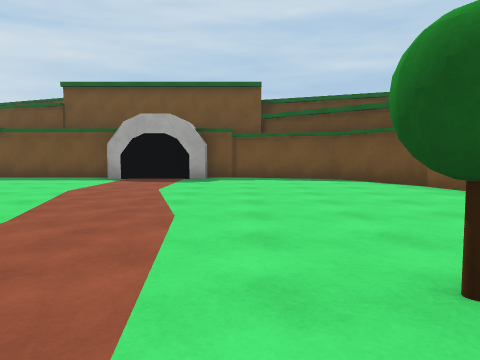
view 1 (above)

22 first-person views from a walk through a Unity game level. The camera is 1.2 m above the floor, tilts 4° down and sees 70° across. The floor is counted in squares, 2 m on a side. Each view is taken from the middle of a square. On the plan, view 1 faces up. The plan holds only what a view shows up to about 10 squares ahead; the rest is blank. The place goes on beyond the plan. Surface patterns are stand-ins for the level's own textures.

view 2
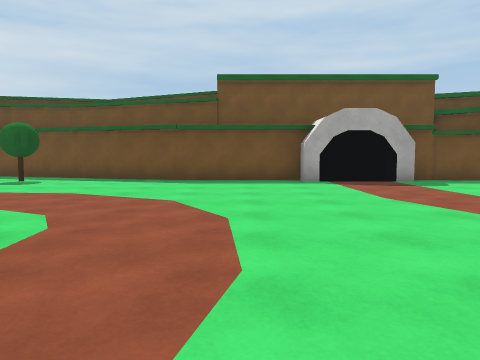

view 3
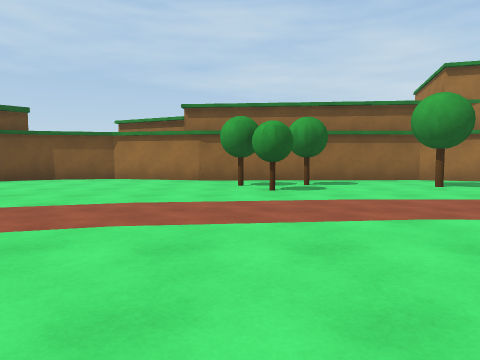

view 4
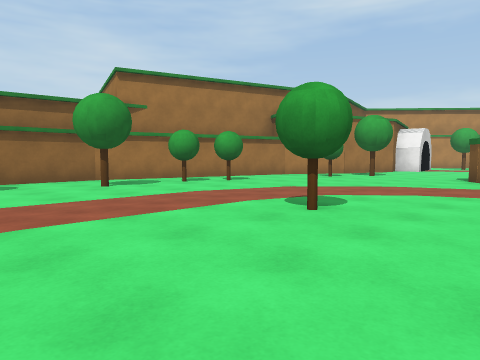

view 5
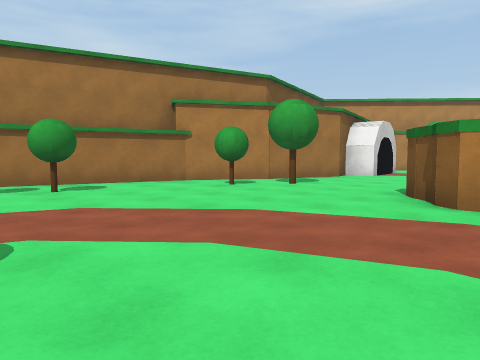

view 6
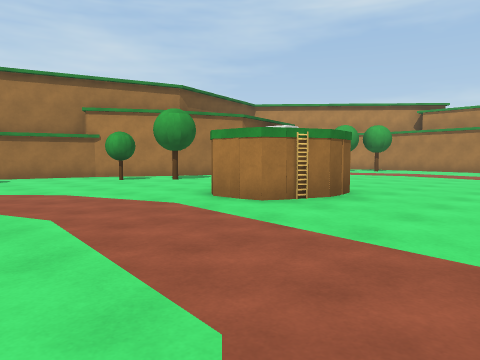

view 7
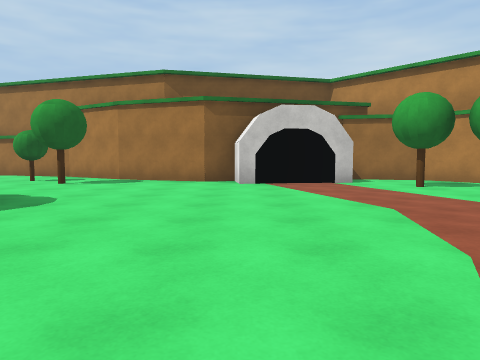

view 8
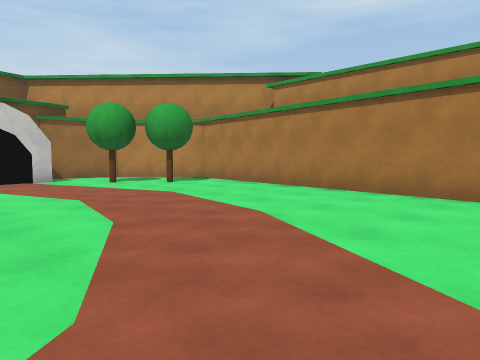

view 9
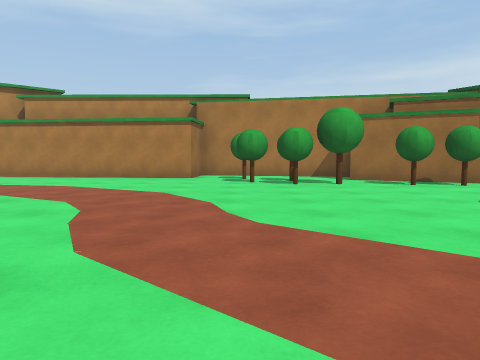

view 10
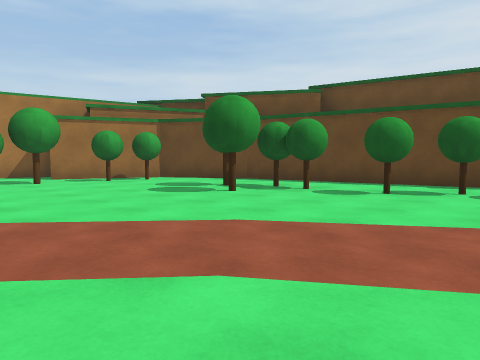

view 11
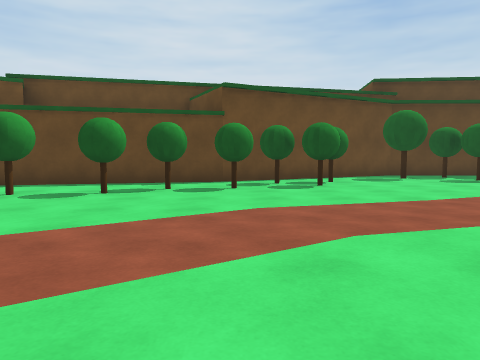

view 12
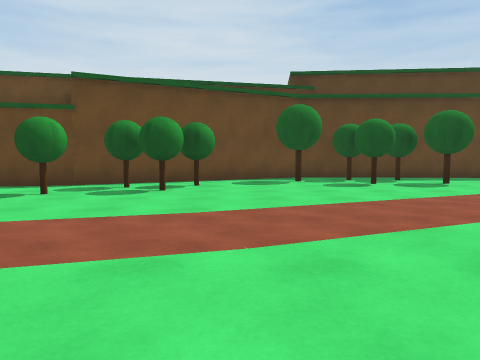

view 13
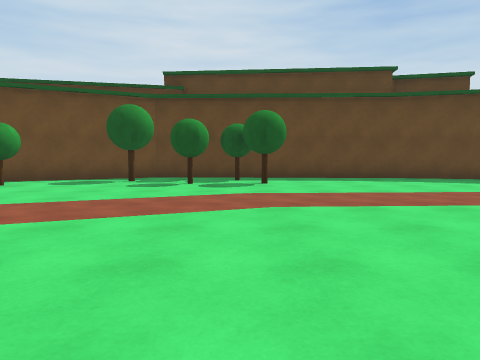

view 14
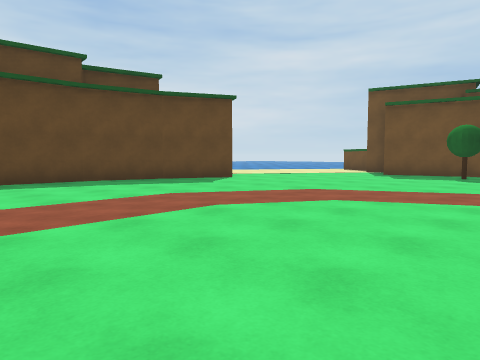

view 15
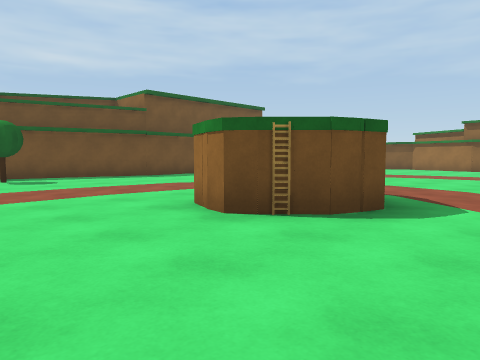

view 16
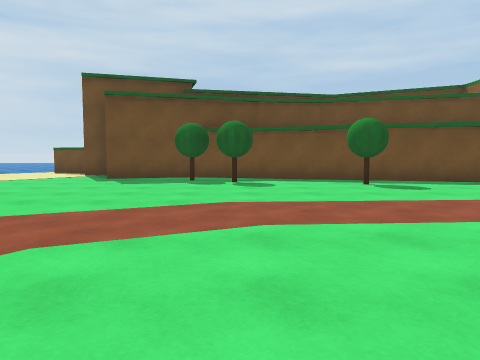

view 17
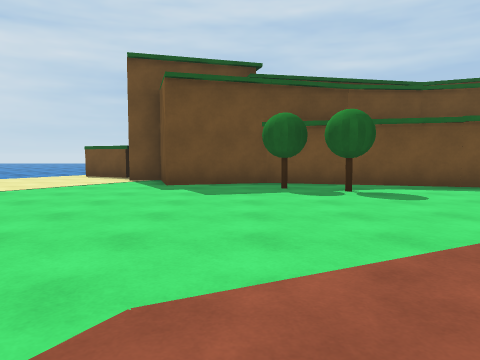

view 18
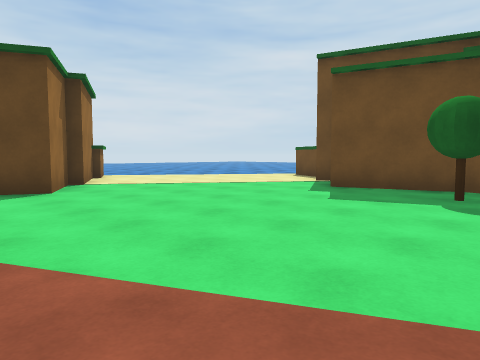

view 19
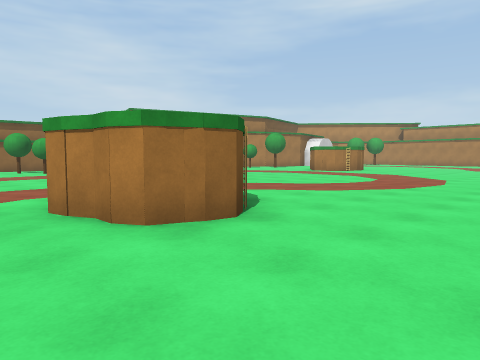

view 20
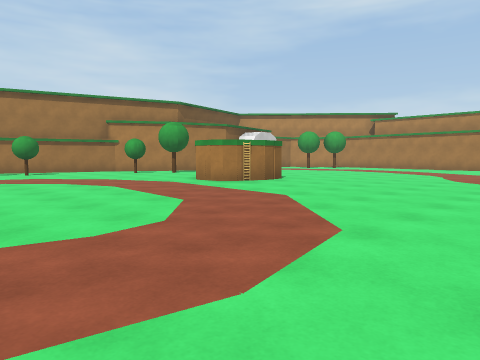

view 21
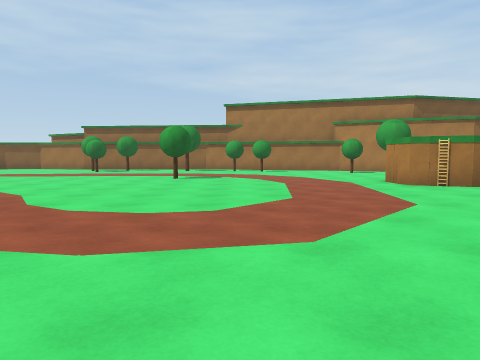

view 22
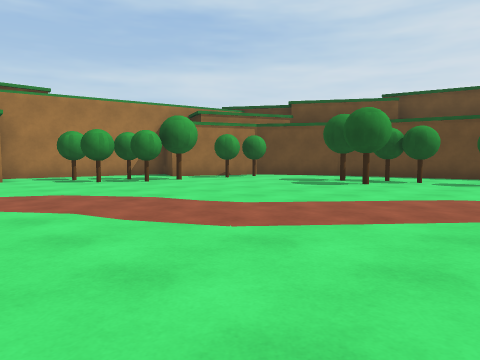

### Floor plan
Points are (right, up) in squares from view 1. A wall is a line through its corners. A room is listed if a view was taken in it or the views show most of it. See-through windows are left out.
Room 1 (views 1, 2, 3, 4, 5, 6, 7, 8, 9, 10, 11, 12, 13, 14, 15, 16, 17, 18, 19, 20, 21, 22)
walls: (-18, -8.4) (-16.6, -14.4) (-15.3, -16.5) (-12.7, -17.6); (-6.4, 9.5) (-14.4, 11.7) (-16.5, 11.1) (-17, 12.6) (-17.8, 12.4); (1.9, -8.1) (3.6, -2.4); (3.5, -2.5) (3.4, 3.1); (-20.4, 3.2) (-20.6, -3.4) (-18, -8.5); (0.8, -9.9) (2, -8); (-3.5, 9.6) (-6.6, 9.6); (-19.9, 5.1) (-20.4, 3.1); (3.4, 2.9) (4, 5.3) (3.6, 7.1); (0, -12.2) (0.8, -9.8); (-0.1, 9.6) (-1, 9.6); (-20.6, 7.5) (-19.1, 6.8) (-19.9, 5); (3.6, 7) (2.4, 8.9) (-0.3, 9.7); (-8.8, -19.1) (-8.7, -18.3) (-1.4, -19.1) (0.5, -17.5) (0.8, -15.8); (-22.4, 8.8) (-20.4, 7.7); (-13.2, -18.8) (-8.8, -19.7); (-18, 13.3) (-19.5, 14.1); (-23, 9.3) (-22.2, 8.9)
objects: other object (-20, -2); other object (-20, -1) to (-19, -1); other object (-19, -4); other object (-19, 0); other object (-18, -7); other object (-18, -6); other object (-18, -2); other object (-17, -6); other object (-16, -10); other object (-16, -9); other object (-16, -8); other object (-15, -16); other object (-15, -13); other object (-15, -12); other object (-14, -16); other object (-14, -12); other object (-14, 10); other object (-13, 10); other object (-12, -16); other object (-11, -17); other object (-11, -16); other object (-10, -18); other object (-10, -17); ladder (-10, 2); other object (-10, 9); brown block (-9, 2); brown block (-9, 3); brown block (-9, 4); other object (-8, 2); brown block (-8, 4); ladder (-6, -8); other object (-5, -9); brown block (-5, -8); brown block (-4, -8); brown block (-3, -8); other object (-3, -2); other object (-3, 9); other object (-3, 10); other object (-2, -18); other object (-2, 9) to (-2, 10); other object (-1, -17); other object (-1, -9); other object (-1, 9); other object (0, -15); other object (0, -14); other object (0, -13); other object (0, -8); other object (1, -5); other object (1, 1); other object (2, -4); other object (2, -2); other object (2, 1); other object (2, 2)

Where each view was taken, in squares from view 1:
view 1: 0 up, 0 right, facing up
view 2: 1 up, 5 left, facing up
view 3: 2 up, 5 left, facing right
view 4: 1 up, 5 left, facing down-right
view 5: 3 down, 5 left, facing down-right
view 6: 4 down, 8 left, facing down-right
view 7: 13 down, 8 left, facing right
view 8: 13 down, 9 left, facing down-right
view 9: 9 down, 10 left, facing down
view 10: 8 down, 10 left, facing down-left
view 11: 8 down, 10 left, facing left
view 12: 5 down, 11 left, facing left
view 13: 1 down, 11 left, facing left
view 14: 0 up, 12 left, facing up-left
view 15: 0 up, 12 left, facing up-right
view 16: 2 up, 13 left, facing up
view 17: 4 up, 15 left, facing up
view 18: 5 up, 13 left, facing up-left
view 19: 5 up, 12 left, facing down-right
view 20: 2 down, 11 left, facing down-right
view 21: 4 down, 12 left, facing right
view 22: 9 down, 7 left, facing down-left
